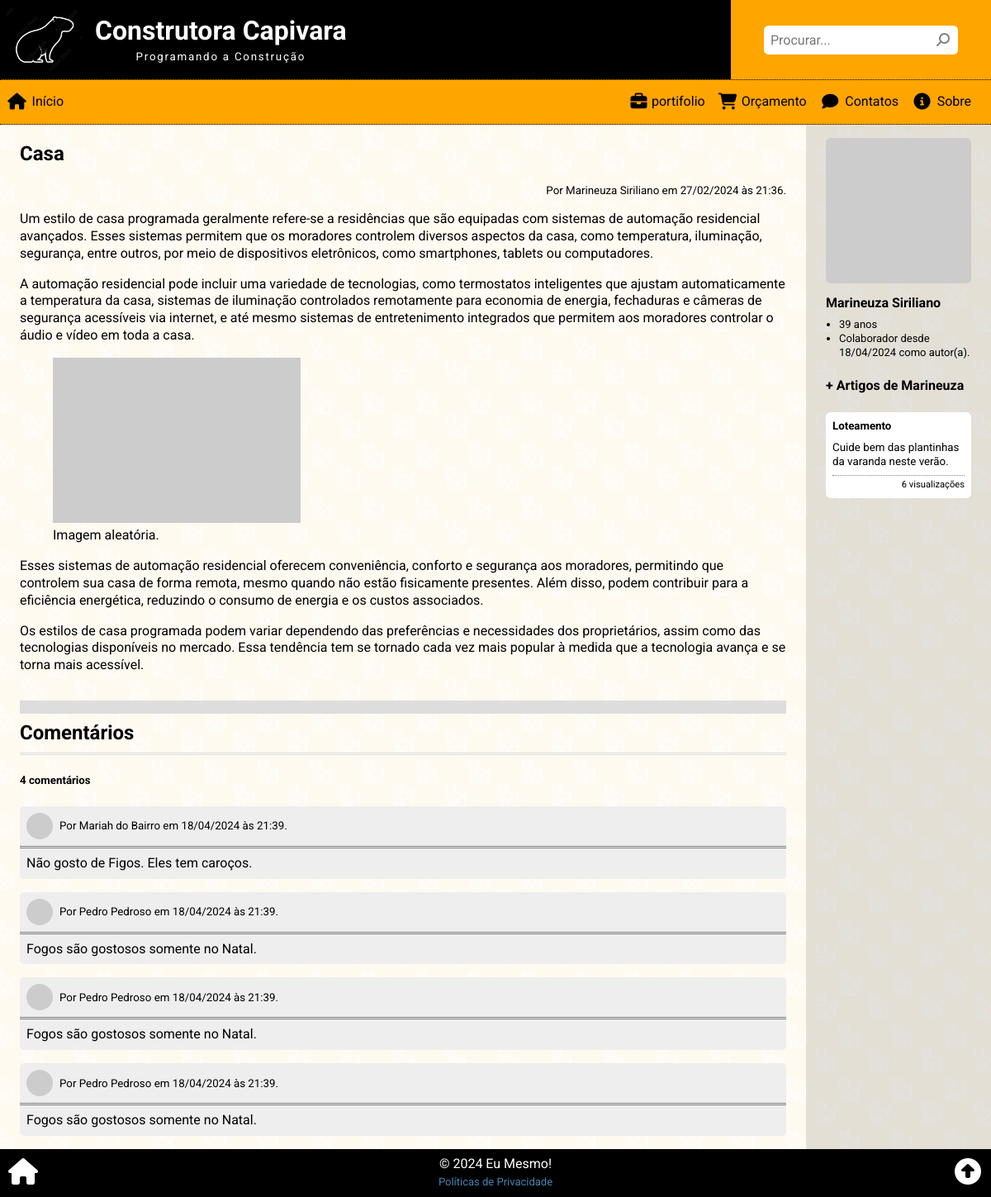
Page /view.php?id=1 on the committed database.
### tables this page shows
CREATE TABLE article (
    art_id INT PRIMARY KEY AUTO_INCREMENT,
    art_date TIMESTAMP DEFAULT CURRENT_TIMESTAMP,
    art_thumbnail VARCHAR(255),
    art_title VARCHAR(127),
    art_summary VARCHAR(255),
    art_author INT,
    art_content TEXT,
    art_views INT DEFAULT '0',
    art_status ENUM('on', 'off', 'del') DEFAULT 'on',
    FOREIGN KEY (art_author) REFERENCES employee(emp_id)
);

CREATE TABLE employee (
    emp_id INT PRIMARY KEY AUTO_INCREMENT,
    emp_date TIMESTAMP DEFAULT CURRENT_TIMESTAMP,
    emp_photo VARCHAR(255),
    emp_name VARCHAR(127) NOT NULL,
    emp_birth DATE,
    emp_email VARCHAR(255) NOT NULL,
    emp_password VARCHAR(63) NOT NULL,
    emp_type ENUM('admin', 'author', 'moderator') DEFAULT 'moderator',
    emp_status ENUM('on', 'off', 'del') DEFAULT 'on'
);

CREATE TABLE comment (
    cmt_id INT PRIMARY KEY AUTO_INCREMENT,
    cmt_date TIMESTAMP DEFAULT CURRENT_TIMESTAMP,
    cmt_article INT,
    cmt_social_id VARCHAR(255),
    cmt_social_name VARCHAR(255),
    cmt_social_photo VARCHAR(255),
    cmt_social_email VARCHAR(255),
    cmt_content TEXT,
    cmt_status ENUM('on', 'off', 'del') DEFAULT 'on',
    FOREIGN KEY (cmt_article) REFERENCES article(art_id)
);

### view.php (the view, shortened to what this page needs)
<?php
require("_global.php");
$id = isset($_GET['id']) ? intval($_GET['id']) : 0;
$sql = <<<SQL
SELECT
 	-- Obtém os campos de article necessários
 	art_id, art_title, art_content,
    -- Obtém a data formatada para o pseudo-campo art_datebr
    -- Referência: https://www.w3schools.com/sql/func_mysql_date_format.asp
    DATE_FORMAT(art_date, "%d/%m/%Y às %H:%i") AS art_datebr,
    -- Obtém os campos de employee necessários
    emp_id, emp_photo, emp_name, emp_type,
    -- Obtém a data formatada de cadastro do emplyee para o pseudo-campo emp_datebr
    DATE_FORMAT(emp_date, "%d/%m/%Y") AS emp_datebr,
    -- Obtém a idade do employee em anos
    -- Referências: https://www.w3schools.com/sql/func_mysql_timediff.asp
    TIMESTAMPDIFF(YEAR, emp_birth, CURDATE()) AS emp_age
-- Tabela original
FROM `article`
-- Faz a junção das tabelas 'article' e 'employee'
INNER JOIN `employee` ON art_author = emp_id
-- Regras para obter os dados
WHERE art_id = '{$id}'
	-- A data deve ser menor ou igual a agora
    -- Não obtém artigos agendados para o futuro
	AND art_date <= NOW()
    -- O artigo deve estar online
    AND art_status = 'on';
SQL;
$res = $conn->query($sql);
$art = $res->fetch_assoc();
$article = <<<ART
<div class="article">
    <h2>{$art['art_title']}</h2>
    <small class="authordate">Por {$art['emp_name']} em {$art['art_datebr']}.</small>
    <div>{$art['art_content']}</div>
</div>
ART;
$sql = <<<SQL
UPDATE article
    SET art_views = art_views + 1
WHERE art_id = '{$id}';
SQL;
$conn->query($sql);
switch ($art['emp_type']) {
    case 'author':
        $emp_type = 'autor(a)';
        break;
};
$aside_author = <<<HTML
<div class="aside-author">
    <img src="{$art['emp_photo']}" alt="{$art['emp_name']}">
    <h4>{$art['emp_name']}</h4>
    <ul>
        <li>{$art['emp_age']} anos</li>
        <li>Colaborador desde {$art['emp_datebr']} como {$emp_type}.</li>
    </ul>
</div>
HTML;
$sql = <<<SQL
-- Seleciona
SELECT
	-- os campos necessários
	art_id, art_title, art_summary, art_views
-- da tabela 'article'
FROM `article`
-- quando
WHERE
	-- o id do author é este
	art_author = '{$art['emp_id']}'
    -- não pegar o artigo atual
    AND art_id != '{$art['art_id']}'
    -- data atual ou no passado
    AND art_date <= NOW()
    -- status online
    AND art_status = 'on'
-- ordenados de forma aleatória
-- Referências: https://w3schools.com/sql/func_mysql_rand.asp
ORDER BY RAND()
-- limitado ao máximo de 3 registros
LIMIT 3;
SQL;
$res = $conn->query($sql);
$afn = explode(' ', $art['emp_name'])[0];
$aside_articles = <<<HTML
    <div class="aside_block">
        <h4>+ Artigos de {$afn}</h4>
HTML;
while ($aart = $res->fetch_assoc()) :
    if ($aart['art_views'] == 0) $art_views = "Nenhuma visualização";
    elseif ($aart['art_views'] == 1) $art_views = "1 visualização";
    else $art_views = "{$aart['art_views']} visualizações";
    $aside_articles .= <<<HTML
<div onclick="location.href = 'view.php?id={$aart['art_id']}'">
    <h5>{$aart['art_title']}</h5>
    <small title="{$aart['art_summary']}">{$aart['art_summary']}</small>
    <small class="footer">{$art_views}</small>
</div>
HTML;
endwhile;
$aside_articles .= '</div>';
require('_header.php');
?>
<article>
    <?php
    echo $article;
    require('widgets/_comments.php');
    ?>
</article>
<aside>
    <?php
    echo $aside_author;
    echo $aside_articles;
    ?>
</aside>
<?php
require('_footer.php');
?>

### widgets/_comments.php (shortened to what this page needs)
<?php
$sql = <<<SQL
SELECT
cmt_id, cmt_social_name, cmt_social_photo, cmt_content,
DATE_FORMAT(cmt_date, "%d/%m/%Y às %H:%i") AS cmt_datebr
FROM comment
WHERE
	cmt_article = '{$id}'
    AND cmt_status = 'on'
ORDER BY cmt_date DESC;
SQL;
$res = $conn->query($sql);
$cmt_total = $res->num_rows;
if ($cmt_total == 0) $view_total = '<h5>Nenhum comentário</h5>';
elseif ($cmt_total == 1) $view_total = '<h5>1 comentário</h5>';
else $view_total = "<h5>{$cmt_total} comentários</h5>";
if ($cmt_total > 0) :
    $comments_view = '';
    while ($cmt = $res->fetch_assoc()) :
        $cmt_content = htmlspecialchars(trim($cmt['cmt_content']));
        $comments_view .= <<<HTML
<div class="cmt_box">
    <div class="cmt_header">
        <img src="{$cmt['cmt_social_photo']}" alt="{$cmt['cmt_social_name']}">
        <small>Por {$cmt['cmt_social_name']} em {$cmt['cmt_datebr']}.</small>
    </div>
    <div class="cmt_body">{$cmt_content}</div>
</div>
HTML;
    endwhile;
else :
    $comments_view = '<p class="center">Seja o(a) primeiro(a) a comentar.</p>';
endif;
?>
<div class="comment_section">
    <h2 id="comment">Comentários</h2>
    <div id="commentBox"></div>
    <?php echo $view_total ?>
    <?php echo html_entity_decode($comments_view) ?>
</div>

### assets/css/global.css (style rules this page uses)
* { box-sizing: border-box; outline: none; }
html, body { position: relative; width: 100%; height: 100%; padding: 0; margin: 0; font-family: 'Roboto', Arial, Helvetica, sans-serif; font-size: 16px; line-height: 1.3; }
body { background-color: rgba(255, 166, 0, 0.6); background-image: url('../img/back01.png'); background-attachment: fixed; background-position: center; background-repeat: repeat; }
main article, main aside { padding: 0 1.5rem; }
main article { background-color: rgba(255, 255, 255, .9); flex-grow: 1; }
main aside { background-color: rgba(226, 226, 226, 0.9); min-height: 5rem; }
@media only screen and (min-width: 768px) { main aside { min-width: 14rem; max-width: 14rem; } }
.authordate { display: block; }
@media screen and (min-width: 768px) { .authordate { text-align: right; } }
.aside_block div { background-color: #fff; padding: .5rem; border-radius: .35rem; margin-bottom: 1rem; }
.aside_block h5 { margin: 0; }
.aside_block small { display: block; margin-top: .5rem; }
.aside_block small.footer { border-top: 1px dotted grey; padding-top: .25rem; font-size: 70%; text-align: right; }

### assets/css/view.css (style rules this page uses)
.aside-author { margin-top: 1rem; }
.aside-author img, .aside_article img { width: 100%; height: auto; }
.aside-author img { border-radius: .35rem; }
.aside-author h4 { margin: .5rem 0; }
.aside-author ul { font-size: small; margin: 0; padding: 0; padding-left: 1rem; }
.comment_section h2 { margin: 2rem 0 0 0; border-top: 1rem solid #ddd; padding: .5rem 0; }
#commentBox { border-bottom: 3px double #ddd; }
.cmt_box { background-color: #eee; margin-bottom: 1rem; border-radius: .3rem; }
.cmt_header { display: flex; align-items: center; padding: .5rem; border-bottom: 3px double grey; }
.cmt_header img { display: block; width: 2rem; border-radius: 50%; margin-right: .5rem; }
.cmt_body { padding: .5rem; }

### rows in the picture
article: art_title "Casa", art_author.emp_name "Marineuza Siriliano", art_content "Um estilo de casa programada geralmente refere-se a residências que são equipadas com sistemas de automação residencial avançados. Esses sistemas permitem que os moradores controlem diversos aspectos da casa, como temperatura, iluminação, segurança, entre outros, por meio de dispositivos eletrônicos, como smartphones, tablets ou computadores. A automação residencial pode incluir uma variedade de tecnologias, como termostatos inteligentes que ajustam automaticamente a temperatura da casa, sistemas de iluminação controlados remotamente para economia de energia, fechaduras e câmeras de segurança acessíveis via internet, e até mesmo sistemas de entretenimento integrados que permitem aos…", art_author.emp_type "autor(a)", art_author.emp_name "Marineuza"
comment: cmt_social_name "Mariah do Bairro", cmt_datebr "18/04/2024 às 21:39", cmt_content "Não gosto de Figos. Eles tem caroços."
comment: cmt_social_name "Pedro Pedroso", cmt_datebr "18/04/2024 às 21:39", cmt_content "Fogos são gostosos somente no Natal."
comment: cmt_social_name "Pedro Pedroso", cmt_datebr "18/04/2024 às 21:39", cmt_content "Fogos são gostosos somente no Natal."
comment: cmt_social_name "Pedro Pedroso", cmt_datebr "18/04/2024 às 21:39", cmt_content "Fogos são gostosos somente no Natal."
article: art_title "Loteamento", art_summary "Cuide bem das plantinhas da varanda neste verão.", art_views "6 visualizações"

### other values in the picture
$site["title"] "Construtora Capivara"
$site["slogan"] "Programando a Construção"
$art['art_datebr'] "27/02/2024 às 21:36"
$cmt_total "4"
$art['emp_age'] "39"
$art['emp_datebr'] "18/04/2024"
